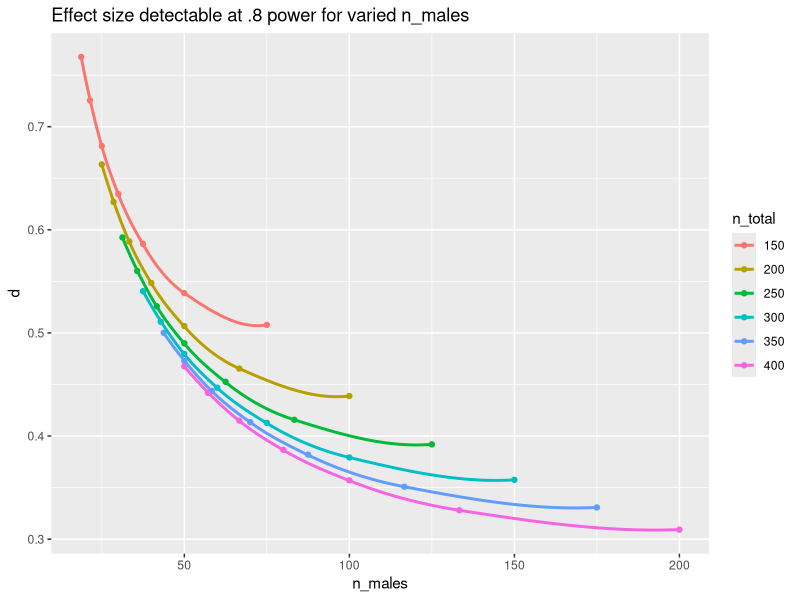

Write R code to recreate this figure.
## ---- chunk 1
knitr::opts_chunk$set(echo = TRUE)

library(pwr)
library(tidyverse)
## ---- chunk 2
# Power Calculations For Two Samples (Same Sizes) T-Tests Of Means

# assume 50 males and 250 females are collected. Males are predicted to have lower threshold than females. So we use one-tailed t test
pwr.t.test(n = 150, d = NULL, sig.level = 0.05/4, power=0.8 ,type="two.sample",alternative="greater")

## ---- chunk 3
# Power Calculations For Two Samples (Different Sizes) T-Tests Of Means
library(pwr)
# assume 50 males and 250 females are collected. Males are predicted to have lower threshold than females. So we use one-tailed t test
pwr.t2n.test(n1 =150, n2= 150, d = NULL, sig.level = 0.05/4
          , power = 0.8, alternative = c( "less"))

## ---- chunk 4
library(tidyverse)

power_to_df <- function(x, n_total) {
  df <- data.frame(n_total = as.factor(n_total), n1 = x$n1, n2 = x$n2, d = x$d, sig.level = x$sig.level, power = x$power, alternative = x$alternative)
  df
}

power_from_p_male <- function(p_male, n_total) {
  n_male <- p_male*n_total
  n_female <- n_total - n_male
  pwr::pwr.t2n.test(n_male, n_female, sig.level = 0.0125, 
                    power = .8, alternative = "greater")
}

pow_calc <- function(p_male, n_total) {
  power_to_df(power_from_p_male(p_male, n_total), n_total)
}

purrr::map2_dfr(rep(1/(2:8), 6), rep(c(150, 200, 250, 300, 350, 400), 7), pow_calc) %>%
    dplyr::rename(., n_males = n1) %>%
    ggplot2::ggplot(.) + 
    ggplot2::aes(n_males, d, color = n_total) + 
    ggplot2::geom_point() +
    ggplot2::geom_smooth(se = FALSE) +
    ggplot2::ggtitle("Effect size detectable at .8 power for varied n_males")
## ---- chunk 5
pwr.t.test(n = NULL, d = 0.25, sig.level = 0.05/4 , power = 0.8, type = "two.sample", alternative = "greater")
## ---- chunk 6
# Power Calculations For Correlation Test
#  power of test or determine parameters to obtain target power (same as power.anova.test).
pwr.r.test(n = 150, r = NULL, sig.level = 0.05/5, power = 0.8,
    alternative = c("less"))
pwr.r.test(n=57, r = NULL, sig.level = 0.05/5, power = 0.8,
    alternative = c("less"))
